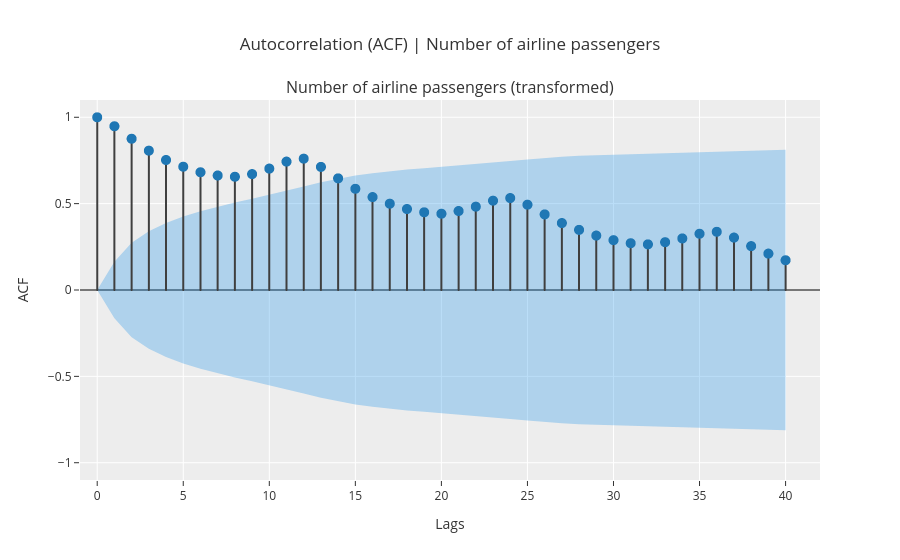

Notebook code for this chart:
### Code cell
# plot acf
# for certain plots you don't need a trained model
plot_model(plot = 'acf')

### Figure 1 — Plotly figure (JSON) as saved in the notebook; plotly's stock layout.template omitted (floating-point values rounded to 4 significant figures)
{"data": [{"line": {"color": "#3f3f3f"}, "marker": {"size": 10}, "mode": "lines", "name": "ACF", "showlegend": false, "type": "scattergl", "x": [0, 0], "xaxis": "x", "y": [0, 1], "yaxis": "y"}, {"line": {"color": "#3f3f3f"}, "marker": {"size": 10}, "mode": "lines", "name": "ACF", "showlegend": false, "type": "scattergl", "x": [1, 1], "xaxis": "x", "y": [0, 0.948], "yaxis": "y"}, {"line": {"color": "#3f3f3f"}, "marker": {"size": 10}, "mode": "lines", "name": "ACF", "showlegend": false, "type": "scattergl", "x": [2, 2], "xaxis": "x", "y": [0, 0.8756], "yaxis": "y"}, {"line": {"color": "#3f3f3f"}, "marker": {"size": 10}, "mode": "lines", "name": "ACF", "showlegend": false, "type": "scattergl", "x": [3, 3], "xaxis": "x", "y": [0, 0.8067], "yaxis": "y"}, {"line": {"color": "#3f3f3f"}, "marker": {"size": 10}, "mode": "lines", "name": "ACF", "showlegend": false, "type": "scattergl", "x": [4, 4], "xaxis": "x", "y": [0, 0.7526], "yaxis": "y"}, {"line": {"color": "#3f3f3f"}, "marker": {"size": 10}, "mode": "lines", "name": "ACF", "showlegend": false, "type": "scattergl", "x": [5, 5], "xaxis": "x", "y": [0, 0.7138], "yaxis": "y"}, {"line": {"color": "#3f3f3f"}, "marker": {"size": 10}, "mode": "lines", "name": "ACF", "showlegend": false, "type": "scattergl", "x": [6, 6], "xaxis": "x", "y": [0, 0.6817], "yaxis": "y"}, {"line": {"color": "#3f3f3f"}, "marker": {"size": 10}, "mode": "lines", "name": "ACF", "showlegend": false, "type": "scattergl", "x": [7, 7], "xaxis": "x", "y": [0, 0.6629], "yaxis": "y"}, {"line": {"color": "#3f3f3f"}, "marker": {"size": 10}, "mode": "lines", "name": "ACF", "showlegend": false, "type": "scattergl", "x": [8, 8], "xaxis": "x", "y": [0, 0.6556], "yaxis": "y"}, {"line": {"color": "#3f3f3f"}, "marker": {"size": 10}, "mode": "lines", "name": "ACF", "showlegend": false, "type": "scattergl", "x": [9, 9], "xaxis": "x", "y": [0, 0.6709], "yaxis": "y"}, {"line": {"color": "#3f3f3f"}, "marker": {"size": 10}, "mode": "lines", "name": "ACF", "showlegend": false, "type": "scattergl", "x": [10, 10], "xaxis": "x", "y": [0, 0.7027], "yaxis": "y"}, {"line": {"color": "#3f3f3f"}, "marker": {"size": 10}, "mode": "lines", "name": "ACF", "showlegend": false, "type": "scattergl", "x": [11, 11], "xaxis": "x", "y": [0, 0.7432], "yaxis": "y"}, {"line": {"color": "#3f3f3f"}, "marker": {"size": 10}, "mode": "lines", "name": "ACF", "showlegend": false, "type": "scattergl", "x": [12, 12], "xaxis": "x", "y": [0, 0.7604], "yaxis": "y"}, {"line": {"color": "#3f3f3f"}, "marker": {"size": 10}, "mode": "lines", "name": "ACF", "showlegend": false, "type": "scattergl", "x": [13, 13], "xaxis": "x", "y": [0, 0.7127], "yaxis": "y"}, {"line": {"color": "#3f3f3f"}, "marker": {"size": 10}, "mode": "lines", "name": "ACF", "showlegend": false, "type": "scattergl", "x": [14, 14], "xaxis": "x", "y": [0, 0.6463], "yaxis": "y"}, {"line": {"color": "#3f3f3f"}, "marker": {"size": 10}, "mode": "lines", "name": "ACF", "showlegend": false, "type": "scattergl", "x": [15, 15], "xaxis": "x", "y": [0, 0.5859], "yaxis": "y"}, {"line": {"color": "#3f3f3f"}, "marker": {"size": 10}, "mode": "lines", "name": "ACF", "showlegend": false, "type": "scattergl", "x": [16, 16], "xaxis": "x", "y": [0, 0.538], "yaxis": "y"}, {"line": {"color": "#3f3f3f"}, "marker": {"size": 10}, "mode": "lines", "name": "ACF", "showlegend": false, "type": "scattergl", "x": [17, 17], "xaxis": "x", "y": [0, 0.4997], "yaxis": "y"}, {"line": {"color": "#3f3f3f"}, "marker": {"size": 10}, "mode": "lines", "name": "ACF", "showlegend": false, "type": "scattergl", "x": [18, 18], "xaxis": "x", "y": [0, 0.4687], "yaxis": "y"}, {"line": {"color": "#3f3f3f"}, "marker": {"size": 10}, "mode": "lines", "name": "ACF", "showlegend": false, "type": "scattergl", "x": [19, 19], "xaxis": "x", "y": [0, 0.4499], "yaxis": "y"}, {"line": {"color": "#3f3f3f"}, "marker": {"size": 10}, "mode": "lines", "name": "ACF", "showlegend": false, "type": "scattergl", "x": [20, 20], "xaxis": "x", "y": [0, 0.4416], "yaxis": "y"}, {"line": {"color": "#3f3f3f"}, "marker": {"size": 10}, "mode": "lines", "name": "ACF", "showlegend": false, "type": "scattergl", "x": [21, 21], "xaxis": "x", "y": [0, 0.4572], "yaxis": "y"}, {"line": {"color": "#3f3f3f"}, "marker": {"size": 10}, "mode": "lines", "name": "ACF", "showlegend": false, "type": "scattergl", "x": [22, 22], "xaxis": "x", "y": [0, 0.4825], "yaxis": "y"}, {"line": {"color": "#3f3f3f"}, "marker": {"size": 10}, "mode": "lines", "name": "ACF", "showlegend": false, "type": "scattergl", "x": [23, 23], "xaxis": "x", "y": [0, 0.5171], "yaxis": "y"}, {"line": {"color": "#3f3f3f"}, "marker": {"size": 10}, "mode": "lines", "name": "ACF", "showlegend": false, "type": "scattergl", "x": [24, 24], "xaxis": "x", "y": [0, 0.5322], "yaxis": "y"}, {"line": {"color": "#3f3f3f"}, "marker": {"size": 10}, "mode": "lines", "name": "ACF", "showlegend": false, "type": "scattergl", "x": [25, 25], "xaxis": "x", "y": [0, 0.494], "yaxis": "y"}, {"line": {"color": "#3f3f3f"}, "marker": {"size": 10}, "mode": "lines", "name": "ACF", "showlegend": false, "type": "scattergl", "x": [26, 26], "xaxis": "x", "y": [0, 0.4377], "yaxis": "y"}, {"line": {"color": "#3f3f3f"}, "marker": {"size": 10}, "mode": "lines", "name": "ACF", "showlegend": false, "type": "scattergl", "x": [27, 27], "xaxis": "x", "y": [0, 0.3876], "yaxis": "y"}, {"line": {"color": "#3f3f3f"}, "marker": {"size": 10}, "mode": "lines", "name": "ACF", "showlegend": false, "type": "scattergl", "x": [28, 28], "xaxis": "x", "y": [0, 0.348], "yaxis": "y"}, {"line": {"color": "#3f3f3f"}, "marker": {"size": 10}, "mode": "lines", "name": "ACF", "showlegend": false, "type": "scattergl", "x": [29, 29], "xaxis": "x", "y": [0, 0.315], "yaxis": "y"}, {"line": {"color": "#3f3f3f"}, "marker": {"size": 10}, "mode": "lines", "name": "ACF", "showlegend": false, "type": "scattergl", "x": [30, 30], "xaxis": "x", "y": [0, 0.2885], "yaxis": "y"}, {"line": {"color": "#3f3f3f"}, "marker": {"size": 10}, "mode": "lines", "name": "ACF", "showlegend": false, "type": "scattergl", "x": [31, 31], "xaxis": "x", "y": [0, 0.2708], "yaxis": "y"}, {"line": {"color": "#3f3f3f"}, "marker": {"size": 10}, "mode": "lines", "name": "ACF", "showlegend": false, "type": "scattergl", "x": [32, 32], "xaxis": "x", "y": [0, 0.2643], "yaxis": "y"}, {"line": {"color": "#3f3f3f"}, "marker": {"size": 10}, "mode": "lines", "name": "ACF", "showlegend": false, "type": "scattergl", "x": [33, 33], "xaxis": "x", "y": [0, 0.2768], "yaxis": "y"}, {"line": {"color": "#3f3f3f"}, "marker": {"size": 10}, "mode": "lines", "name": "ACF", "showlegend": false, "type": "scattergl", "x": [34, 34], "xaxis": "x", "y": [0, 0.2985], "yaxis": "y"}, {"line": {"color": "#3f3f3f"}, "marker": {"size": 10}, "mode": "lines", "name": "ACF", "showlegend": false, "type": "scattergl", "x": [35, 35], "xaxis": "x", "y": [0, 0.3256], "yaxis": "y"}, {"line": {"color": "#3f3f3f"}, "marker": {"size": 10}, "mode": "lines", "name": "ACF", "showlegend": false, "type": "scattergl", "x": [36, 36], "xaxis": "x", "y": [0, 0.337], "yaxis": "y"}, {"line": {"color": "#3f3f3f"}, "marker": {"size": 10}, "mode": "lines", "name": "ACF", "showlegend": false, "type": "scattergl", "x": [37, 37], "xaxis": "x", "y": [0, 0.3033], "yaxis": "y"}, {"line": {"color": "#3f3f3f"}, "marker": {"size": 10}, "mode": "lines", "name": "ACF", "showlegend": false, "type": "scattergl", "x": [38, 38], "xaxis": "x", "y": [0, 0.254], "yaxis": "y"}, {"line": {"color": "#3f3f3f"}, "marker": {"size": 10}, "mode": "lines", "name": "ACF", "showlegend": false, "type": "scattergl", "x": [39, 39], "xaxis": "x", "y": [0, 0.2107], "yaxis": "y"}, {"line": {"color": "#3f3f3f"}, "marker": {"size": 10}, "mode": "lines", "name": "ACF", "showlegend": false, "type": "scattergl", "x": [40, 40], "xaxis": "x", "y": [0, 0.1722], "yaxis": "y"}, {"marker": {"color": "#1f77b4", "size": 10}, "mode": "markers", "name": "ACF", "showlegend": false, "type": "scattergl", "x": [0, 1, 2, 3, 4, 5, 6, 7, 8, 9, 10, 11, 12, 13, 14, 15, 16, 17, 18, 19, 20, 21, 22, 23, 24, 25, 26, 27, 28, 29, 30, 31, 32, 33, 34, 35, 36, 37, 38, 39, 40], "xaxis": "x", "y": [1.0, 0.948, 0.8756, 0.8067, 0.7526, 0.7138, 0.6817, 0.6629, 0.6556, 0.6709, 0.7027, 0.7432, 0.7604, 0.7127, 0.6463, 0.5859, 0.538, 0.4997, 0.4687, 0.4499, 0.4416, 0.4572, 0.4825, 0.5171, 0.5322, 0.494, 0.4377, 0.3876, 0.348, 0.315, 0.2885, 0.2708, 0.2643, 0.2768, 0.2985, 0.3256, 0.337, 0.3033, 0.254, 0.2107, 0.1722], "yaxis": "y"}, {"line": {"color": "rgba(255,255,255,0)"}, "marker": {"size": 10}, "mode": "lines", "name": "UC", "showlegend": false, "type": "scatter", "x": [0, 1, 2, 3, 4, 5, 6, 7, 8, 9, 10, 11, 12, 13, 14, 15, 16, 17, 18, 19, 20, 21, 22, 23, 24, 25, 26, 27, 28, 29, 30, 31, 32, 33, 34, 35, 36, 37, 38, 39, 40], "xaxis": "x", "y": [0.0, 0.1633, 0.2732, 0.3399, 0.3876, 0.4248, 0.4557, 0.4821, 0.5059, 0.528, 0.5503, 0.5738, 0.5989, 0.6241, 0.6455, 0.6625, 0.6762, 0.6875, 0.6971, 0.7055, 0.7131, 0.7204, 0.7281, 0.7365, 0.7462, 0.7562, 0.7648, 0.7714, 0.7766, 0.7808, 0.7841, 0.787, 0.7895, 0.7918, 0.7944, 0.7974, 0.8009, 0.8047, 0.8077, 0.8099, 0.8113], "yaxis": "y"}, {"fill": "tonexty", "fillcolor": "rgba(32, 146, 230,0.3)", "line": {"color": "rgba(255,255,255,0)"}, "marker": {"size": 10}, "mode": "lines", "name": "LC", "showlegend": false, "type": "scatter", "x": [0, 1, 2, 3, 4, 5, 6, 7, 8, 9, 10, 11, 12, 13, 14, 15, 16, 17, 18, 19, 20, 21, 22, 23, 24, 25, 26, 27, 28, 29, 30, 31, 32, 33, 34, 35, 36, 37, 38, 39, 40], "xaxis": "x", "y": [0.0, -0.1633, -0.2732, -0.3399, -0.3876, -0.4248, -0.4557, -0.4821, -0.5059, -0.528, -0.5503, -0.5738, -0.5989, -0.6241, -0.6455, -0.6625, -0.6762, -0.6875, -0.6971, -0.7055, -0.7131, -0.7204, -0.7281, -0.7365, -0.7462, -0.7562, -0.7648, -0.7714, -0.7766, -0.7808, -0.7841, -0.787, -0.7895, -0.7918, -0.7944, -0.7974, -0.8009, -0.8047, -0.8077, -0.8099, -0.8113], "yaxis": "y"}], "layout": {"annotations": [{"font": {"size": 16}, "showarrow": false, "text": "Number of airline passengers (transformed)", "x": 0.5, "xanchor": "center", "xref": "paper", "y": 1, "yanchor": "bottom", "yref": "paper"}], "showlegend": false, "title": {"text": "Autocorrelation (ACF) | Number of airline passengers"}, "xaxis": {"anchor": "y", "domain": [0, 1], "range": [-1, 42], "title": {"text": "Lags"}}, "yaxis": {"anchor": "x", "domain": [0, 1], "range": [-1.1, 1.1], "title": {"text": "ACF"}, "zerolinecolor": "#000000"}}}
